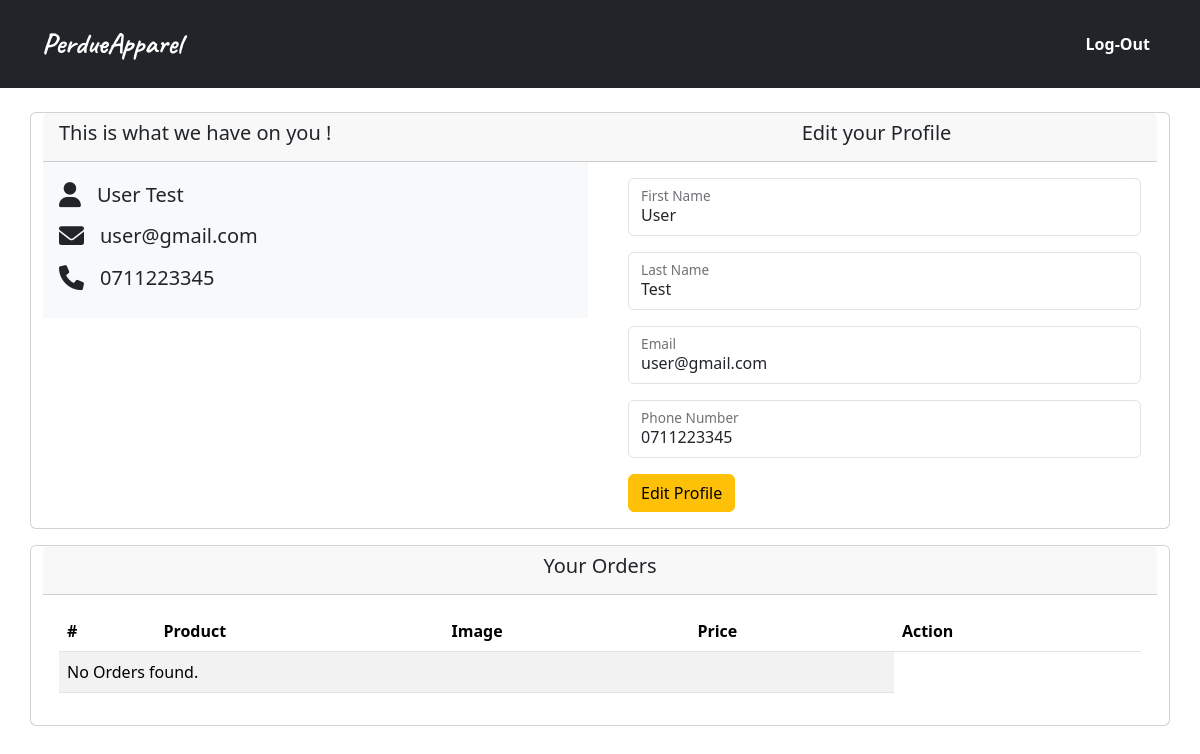
/user-profile.php (signed in), run on the app's committed database.
### tables this page shows
CREATE TABLE `users` (
  `user_id` int(11) NOT NULL,
  `firstname` varchar(100) NOT NULL,
  `lastname` varchar(100) NOT NULL,
  `email` varchar(100) NOT NULL,
  `phone_number` varchar(100) NOT NULL,
  `password` varchar(100) NOT NULL,
  `created_at` datetime NOT NULL DEFAULT current_timestamp()
);

### user-profile.php (the view, shortened to what this page needs)
<!DOCTYPE html>
<html lang="en">
<head>
    <link rel="stylesheet" href="https://cdnjs.cloudflare.com/ajax/libs/font-awesome/6.0.0/css/all.min.css" />
    <link href="https://cdn.jsdelivr.net/npm/bootstrap@5.3.2/dist/css/bootstrap.min.css" rel="stylesheet">
</head>
<body>
    <nav class="navbar navbar-expand-lg bg-dark">
        <div class="container">
            <a class="navbar-brand fw-bold" href="index.php">PerdueApparel</a>
            <div class="collapse navbar-collapse justify-content-end" id="navbarNav">
                <ul class="navbar-nav my-3 fw-bold">
                    <li>
                        <a class="nav-link active" aria-current="page" href="log-out.php">Log-Out</a>
                    </li>
                </ul>
            </div>
        </div>
    </nav>
    <div class="container mt-4">
        <div class="row">
            <?php
            require_once 'Config/config.php';
            $sql = "SELECT firstname, lastname, email, phone_number FROM users WHERE user_id = ?";
            $stmt = $connection->prepare($sql);
            $stmt->bind_param("i", $_SESSION['user_id']);
            $stmt->execute();
            $result = $stmt->get_result();
            if (!$result) {
                die("Error executing the query: " . mysqli_error($connection));
            } else {
                while ($row = mysqli_fetch_assoc($result)) {
                    ?>
                    <div class="card">
                        <div class="card-header">
                            <div class="row">
                                <div class="col-md-6">
                                    <h5>This is what we have on you !</h5>
                                </div>
                                <div class="col-md-6">
                                    <h5 class="text-center">Edit your Profile</h5>
                                </div>
                            </div>
                        </div>
                        <div class="row">
                            <div class="col-md-6">
                                <div class="card-body bg-light">
                                    <h5><i class="fa-solid fa-user fa-lg me-3 my-3"></i><?php echo $row['firstname'] . ' ' . $row['lastname']; ?></h5>
                                    <h5><i class="fa-solid fa-envelope fa-lg me-3 my-3"></i><?php echo $row['email']; ?></h5>
                                    <h5><i class="fa-solid fa-phone fa-lg me-3 my-3"></i><?php echo $row['phone_number']; ?></h5>
                                </div>
                            </div>
                            <div class="col-md-6">
                                <div class="card-body">
                                    <form action="Process/update-user.php" method="POST">
                                        <div class="form-floating mb-3">
                                            <input type="text" name="firstname" class="form-control" placeholder="First Name" value="<?php echo $row['firstname']; ?>" required>
                                            <label for="floatingInput">First Name</label>
                                        </div>
                                        <div class="form-floating mb-3">
                                            <input type="text" name="lastname" class="form-control" placeholder="Last Name" value="<?php echo $row['lastname']; ?>" required>
                                            <label for="floatingInput">Last Name</label>
                                        </div>
                                        <div class="form-floating mb-3">
                                            <input type="email" name="email" class="form-control" placeholder="Email" value="<?php echo $row['email']; ?>" readonly>
                                            <label for="floatingInput">Email</label>
                                        </div>
                                        <div class="form-floating mb-3">
                                            <input type="text" name="phone_number" class="form-control" placeholder="Phone Number" value="<?php echo $row['phone_number']; ?>" required>
                                            <label for="floatingInput">Phone Number</label>
                                        </div>
                                        <input type="submit" value="Edit Profile" name="update" class="btn btn-warning">
                                    </form>
                                </div>
                            </div>
                        </div>
                    </div>
                    <?php
                }
            }
            ?>
        </div>
        <div class="row mt-3">
            <div class="card">
                <div class="card-header">
                    <h5 class="text-center">Your Orders</h5>
                </div>
                <div class="card-body">
                    <table class="table table-striped">
                        <thead>
                            <tr>
                                <th scope="col">#</th>
                                <th scope="col">Product</th>
                                <th scope="col">Image</th>
                                <th scope="col">Price</th>
                                <th scope="col">Action</th>
                            </tr>
                        </thead>
                        <tbody>
                            <?php
                            $query = "SELECT o.*, p.product_name, p.product_image, p.product_price
                                FROM orders o
                                INNER JOIN products p ON o.product_id = p.product_id
                                WHERE o.user_id = ?";
                            $stmt = $connection->prepare($query);
                            $stmt->bind_param("i", $_SESSION['user_id']);
                            $stmt->execute();
                            $result = $stmt->get_result();
                            if ($result->num_rows > 0) {
                                while ($row = $result->fetch_assoc()) {
                                    ?>
                                    <tr>
                                        <th scope="row"><i class="fa-solid fa-chevron-right fa-lg"></i></th>
                                        <td>
                                            <?php echo $row['product_name']; ?>
                                        </td>
                                        <td>
                                            <img src="uploads/<?php echo $row['product_image']; ?>" alt="Product Image" width="100" height="100">
                                        </td>
                                        <td class="fw-bold">
                                            $. <?php echo $row['product_price']; ?>
                                        </td>
                                        <td>
                                            <form action="" method="POST">
                                                <input type="hidden" name="order_id" value="<?php echo $row['order_id']; ?>">
                                                <input type="submit" name="delete" value="Delete" class="btn btn-danger" onclick="return confirm('Are you sure you want to delete this order?')">
                                            </form>
                                        </td>
                                    </tr>
                                <?php }
                            } else {
                                echo '<tr><td colspan="4">No Orders found.</td></tr>';
                            }
                            ?>
                        </tbody>
                    </table>
                </div>
            </div>
        </div>
    </div>
</body>
</html>

### user-profile.php (style rules this page uses)
.navbar-nav .nav-link { color: white !important; }
.navbar-brand { font-size: 29px; font-family: 'caveat', sans-serif; color: white !important; }

### data on the page
users: firstname "User", lastname "Test", email "user@gmail.com", phone_number "0711223345"
